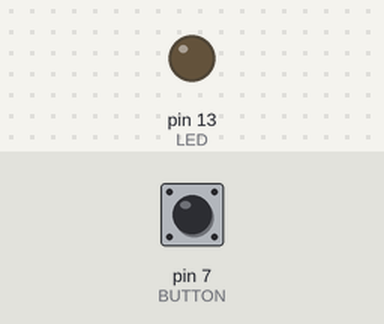
Recording of a sketch running on a simulated Arduino Leonardo, built with avr-gcc and run on an emulated ATmega32U4. Parts: output pins drawn as LEDs (lit = HIGH). The inputs (shaded band) are chosen by the test bench; at power-on: pin 7 (BUTTON) LOW. USB keyboard and mouse output is not drawn.

Above: at 1.05 s.
1.3 s: pin 7 (BUTTON) pulled HIGH for 0.15 s
2.9 s: pin 7 (BUTTON) pulled HIGH for 1 s
At 3.7 s:
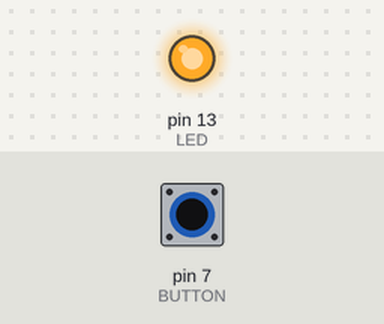
6.9 s: pin 7 (BUTTON) pulled HIGH for 3.2 s
Timing chart, 0 to 9.9 s (numbered marks = the images above; inputs shaded):
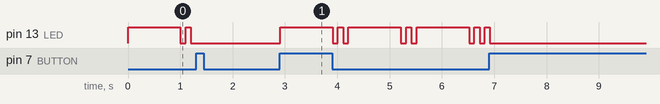

Measured:
- after the input at 1.3 s, pin 13 (LED): stops changing and stays LOW
- after the input at 2.9 s, pin 13 (LED): LOW → HIGH at once, then repeats every 1.3 s: LOW 0.10 s, HIGH 0.10 s, LOW 0.10 s, HIGH 1.0 s

The sketch:

mousemove.ino
```cpp
#include <Mouse.h>

const int LED = 13;                         //点滅させるLEDを指定
const int BUTTON = 7;                       //ON-OFFトグルスイッチを指定
const int MOUSEMOVEDELTA         = 4;        //マウス移動量
const unsigned long MOVEINTERVAL = 45000UL; //マウス移動間隔 *0.001 秒
const unsigned long blinkPattern[2][4] = {  //点滅パターン
    {1000, 100 , 100 , 100 },
    {LOW , HIGH, LOW , HIGH}
  };

const int S_ON = 0;
const int S_OFF = 1;

//初期設定
void setup() {
  Mouse.begin();
  pinMode(LED, OUTPUT);
  pinMode(BUTTON, INPUT);
  digitalWrite(LED, HIGH);
}

//1,ボタン状態を検知
//2.状態ONならマウス起動と、LED点滅処理を行う
void loop() {
  if (checkState() == 0){
    mouseMove();
    blinkLED();
  }else{
    digitalWrite(LED, LOW);
  }
}

//ボタン状態を取得し、LOW->HIGHの変更時(クリック時）にボタン状態を反転
// 返値{S_ON/S_OFF}
int checkState(){
  static int button_state = S_ON;
  static int button_val = HIGH;
  static int old_button_val = HIGH;

  button_val = digitalRead(BUTTON);
  if((button_val == HIGH) && (old_button_val == LOW)){
    button_state = 1 - button_state;
    delay(10);
  }
  old_button_val = button_val;
  return button_state;
}

//定期的にマウス移動を行う 返値{0:処理スキップ,1:処理}
int mouseMove() {
  static int mouseMoveSign = 1;
  static unsigned long lastMillis = 0;
  if (  (millis() < lastMillis) or (millis() - lastMillis) > MOVEINTERVAL) {
    lastMillis = millis();
    Mouse.move(MOUSEMOVEDELTA * mouseMoveSign, 0, 0);
    mouseMoveSign = 0 - mouseMoveSign;
    return 1;
  }else{
    return 0;
  }
}

//LED 点滅　返値{0:処理スキップ,1:処理}
int blinkLED() {
  static unsigned long lastMillis = 0;
  static int state = 0;
  if (  (millis() - lastMillis) > blinkPattern[0][state]) {
    lastMillis = millis();
    digitalWrite(LED, blinkPattern[1][state]);
    if (++state > 3)state = 0;
    return 1;
  }else{
    return 0;
  }
}
```
